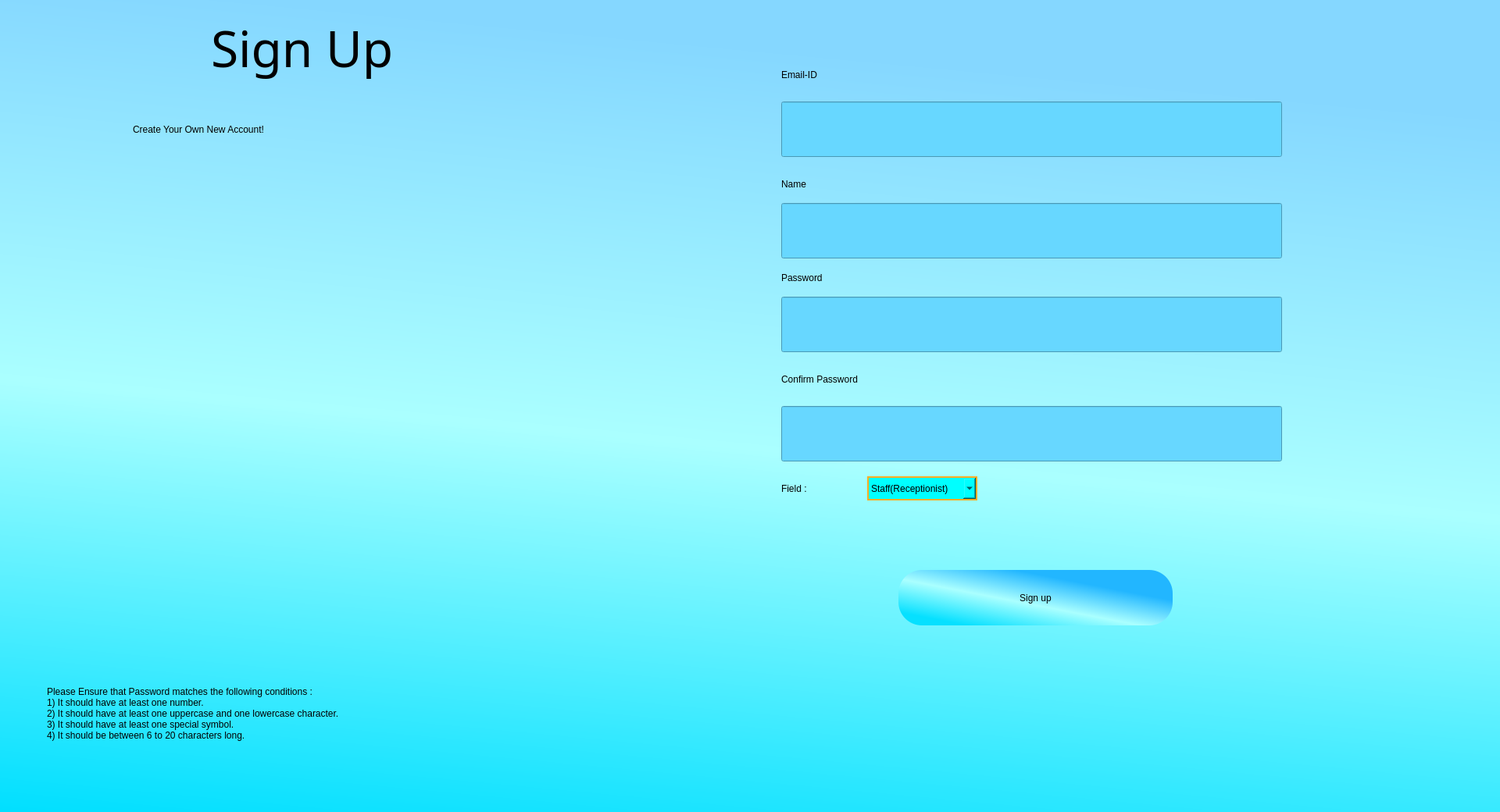
<?xml version="1.0" encoding="UTF-8"?>
<ui version="4.0">
 <class>Dialog</class>
 <widget class="QDialog" name="Dialog">
  <property name="geometry">
   <rect>
    <x>0</x>
    <y>0</y>
    <width>1920</width>
    <height>1040</height>
   </rect>
  </property>
  <property name="windowTitle">
   <string>Dialog</string>
  </property>
  <widget class="QWidget" name="widget" native="true">
   <property name="geometry">
    <rect>
     <x>0</x>
     <y>0</y>
     <width>1920</width>
     <height>1040</height>
    </rect>
   </property>
   <property name="styleSheet">
    <string notr="true">QWidget#widget{
background-color:qlineargradient(spread:pad, x1:0, y1:1, x2:0.174, y2:0, stop:0 rgba(0, 223, 255, 255), stop:0.517413 rgba(170, 255, 255, 255), stop:1 rgba(133, 215, 255, 255));}</string>
   </property>
   <widget class="QLabel" name="loginlbl">
    <property name="geometry">
     <rect>
      <x>270</x>
      <y>-10</y>
      <width>401</width>
      <height>141</height>
     </rect>
    </property>
    <property name="font">
     <font>
      <family>Lucida Calligraphy</family>
      <pointsize>48</pointsize>
      <weight>50</weight>
      <italic>false</italic>
      <bold>false</bold>
     </font>
    </property>
    <property name="styleSheet">
     <string notr="true">font: 48pt &quot;Lucida Calligraphy&quot;;</string>
    </property>
    <property name="text">
     <string>Sign Up</string>
    </property>
   </widget>
   <widget class="QLabel" name="siginlbl">
    <property name="geometry">
     <rect>
      <x>170</x>
      <y>120</y>
      <width>591</width>
      <height>91</height>
     </rect>
    </property>
    <property name="styleSheet">
     <string notr="true">font: 20pt &quot;Lucida Calligraphy&quot;;</string>
    </property>
    <property name="text">
     <string>Create Your Own New Account!</string>
    </property>
   </widget>
   <widget class="QPushButton" name="signuplbl">
    <property name="geometry">
     <rect>
      <x>1150</x>
      <y>730</y>
      <width>351</width>
      <height>71</height>
     </rect>
    </property>
    <property name="styleSheet">
     <string notr="true">QPushButton
{
border-radius:30px;
background-color:qlineargradient(spread:pad, x1:0.203592, y1:0.955, x2:0.786, y2:0.346682, stop:0 rgba(6, 224, 255, 255), stop:0.517413 rgba(170, 255, 255, 255), stop:1 rgba(34, 182, 255, 255));
font: 20pt &quot;Lucida Calligraphy&quot;;
}
QPushButton:hover
{
border-radius:30px;
background-color:qlineargradient(spread:pad, x1:0, y1:1, x2:1, y2:0.102318, stop:0 rgba(6, 24, 255, 255), stop:0.517413 rgba(66, 252, 255, 255), stop:1 rgba(0, 55, 255, 255));
font: 20pt &quot;Lucida Calligraphy&quot;;
}</string>
    </property>
    <property name="text">
     <string>Sign up</string>
    </property>
    <property name="default">
     <bool>false</bool>
    </property>
   </widget>
   <widget class="QLineEdit" name="Usernameledit">
    <property name="geometry">
     <rect>
      <x>1000</x>
      <y>130</y>
      <width>641</width>
      <height>71</height>
     </rect>
    </property>
    <property name="styleSheet">
     <string notr="true">QLineEdit{
background-color:rgb(103, 215, 255);
font: 12pt &quot;Lucida Bright&quot;;}
QLineEdit:focus{
border:2px solid #FBAD25;
background-color:rgb(0, 255, 255);
font: 12pt &quot;Lucida Bright&quot;;}</string>
    </property>
    <property name="text">
     <string/>
    </property>
   </widget>
   <widget class="QLineEdit" name="Passwordledit">
    <property name="geometry">
     <rect>
      <x>1000</x>
      <y>380</y>
      <width>641</width>
      <height>71</height>
     </rect>
    </property>
    <property name="styleSheet">
     <string notr="true">QLineEdit{
background-color:rgb(103, 215, 255);
font: 12pt &quot;Lucida Bright&quot;;}
QLineEdit:focus{
border:2px solid #FBAD25;
background-color:rgb(0, 255, 255);
font: 12pt &quot;Lucida Bright&quot;;}</string>
    </property>
   </widget>
   <widget class="QLabel" name="usernamelbl">
    <property name="geometry">
     <rect>
      <x>1000</x>
      <y>80</y>
      <width>181</width>
      <height>31</height>
     </rect>
    </property>
    <property name="styleSheet">
     <string notr="true">font: 16pt &quot;Lucida Calligraphy&quot;;</string>
    </property>
    <property name="text">
     <string>Email-ID</string>
    </property>
   </widget>
   <widget class="QLabel" name="passwordlbl">
    <property name="geometry">
     <rect>
      <x>1000</x>
      <y>340</y>
      <width>181</width>
      <height>31</height>
     </rect>
    </property>
    <property name="styleSheet">
     <string notr="true">font: 16pt &quot;Lucida Calligraphy&quot;;</string>
    </property>
    <property name="text">
     <string>Password</string>
    </property>
   </widget>
   <widget class="QLabel" name="imglbltwo">
    <property name="geometry">
     <rect>
      <x>240</x>
      <y>190</y>
      <width>751</width>
      <height>421</height>
     </rect>
    </property>
    <property name="text">
     <string>&lt;html&gt;&lt;head/&gt;&lt;body&gt;&lt;p&gt;&lt;img src=&quot;:/img/jing.fm-psychologist-clip-art-3981675.png&quot;/&gt;&lt;/p&gt;&lt;/body&gt;&lt;/html&gt;</string>
    </property>
   </widget>
   <widget class="QLabel" name="imglbl">
    <property name="geometry">
     <rect>
      <x>180</x>
      <y>530</y>
      <width>711</width>
      <height>361</height>
     </rect>
    </property>
    <property name="text">
     <string>&lt;html&gt;&lt;head/&gt;&lt;body&gt;&lt;p&gt;&lt;img src=&quot;:/img/Sign_up_today.png&quot;/&gt;&lt;/p&gt;&lt;/body&gt;&lt;/html&gt;</string>
    </property>
   </widget>
   <widget class="QLabel" name="passwordlbl_2">
    <property name="geometry">
     <rect>
      <x>1000</x>
      <y>470</y>
      <width>301</width>
      <height>31</height>
     </rect>
    </property>
    <property name="styleSheet">
     <string notr="true">font: 16pt &quot;Lucida Calligraphy&quot;;</string>
    </property>
    <property name="text">
     <string>Confirm Password</string>
    </property>
   </widget>
   <widget class="QLineEdit" name="Passwordleditwo">
    <property name="geometry">
     <rect>
      <x>1000</x>
      <y>520</y>
      <width>641</width>
      <height>71</height>
     </rect>
    </property>
    <property name="styleSheet">
     <string notr="true">QLineEdit{
background-color:rgb(103, 215, 255);
font: 12pt &quot;Lucida Bright&quot;;}
QLineEdit:focus{
border:2px solid #FBAD25;
background-color:rgb(0, 255, 255);
font: 12pt &quot;Lucida Bright&quot;;}</string>
    </property>
   </widget>
   <widget class="QLabel" name="errorpasslbl">
    <property name="geometry">
     <rect>
      <x>60</x>
      <y>830</y>
      <width>921</width>
      <height>181</height>
     </rect>
    </property>
    <property name="styleSheet">
     <string notr="true">font: italic 15pt &quot;Lucida Bright&quot;;</string>
    </property>
    <property name="text">
     <string>Please Ensure that Password matches the following conditions :
1) It should have at least one number.
2) It should have at least one uppercase and one lowercase character.
3) It should have at least one special symbol.
4) It should be between 6 to 20 characters long.
</string>
    </property>
   </widget>
   <widget class="QLabel" name="errorlineedt">
    <property name="geometry">
     <rect>
      <x>1090</x>
      <y>660</y>
      <width>481</width>
      <height>41</height>
     </rect>
    </property>
    <property name="styleSheet">
     <string notr="true">font: italic 12pt &quot;Lucida Bright&quot;;color:rgb(244, 55, 58);</string>
    </property>
    <property name="text">
     <string/>
    </property>
   </widget>
   <widget class="QComboBox" name="fld">
    <property name="geometry">
     <rect>
      <x>1110</x>
      <y>610</y>
      <width>141</width>
      <height>31</height>
     </rect>
    </property>
    <property name="styleSheet">
     <string notr="true">border:2px solid #FBAD25;
background-color:rgb(0, 255, 255);
font: 8pt &quot;Lucida Bright&quot;;
</string>
    </property>
    <item>
     <property name="text">
      <string>Staff(Receptionist)</string>
     </property>
    </item>
    <item>
     <property name="text">
      <string>Staff(Cleaning)</string>
     </property>
    </item>
    <item>
     <property name="text">
      <string>Staff(Laundary)</string>
     </property>
    </item>
    <item>
     <property name="text">
      <string>Staff(Restaurant)</string>
     </property>
    </item>
   </widget>
   <widget class="QLabel" name="passwordlbl_4">
    <property name="geometry">
     <rect>
      <x>1000</x>
      <y>610</y>
      <width>101</width>
      <height>31</height>
     </rect>
    </property>
    <property name="styleSheet">
     <string notr="true">font: 16pt &quot;Lucida Calligraphy&quot;;</string>
    </property>
    <property name="text">
     <string>Field : </string>
    </property>
   </widget>
   <widget class="QLineEdit" name="name">
    <property name="geometry">
     <rect>
      <x>1000</x>
      <y>260</y>
      <width>641</width>
      <height>71</height>
     </rect>
    </property>
    <property name="styleSheet">
     <string notr="true">QLineEdit{
background-color:rgb(103, 215, 255);
font: 12pt &quot;Lucida Bright&quot;;}
QLineEdit:focus{
border:2px solid #FBAD25;
background-color:rgb(0, 255, 255);
font: 12pt &quot;Lucida Bright&quot;;}</string>
    </property>
    <property name="text">
     <string/>
    </property>
   </widget>
   <widget class="QLabel" name="usernamelbl_2">
    <property name="geometry">
     <rect>
      <x>1000</x>
      <y>220</y>
      <width>181</width>
      <height>31</height>
     </rect>
    </property>
    <property name="styleSheet">
     <string notr="true">font: 16pt &quot;Lucida Calligraphy&quot;;</string>
    </property>
    <property name="text">
     <string>Name</string>
    </property>
   </widget>
  </widget>
 </widget>
 <resources>
  <include location="../../../anaconda3/Library/bin/abc.qrc"/>
  <include location="images.qrc"/>
 </resources>
 <connections/>
</ui>
